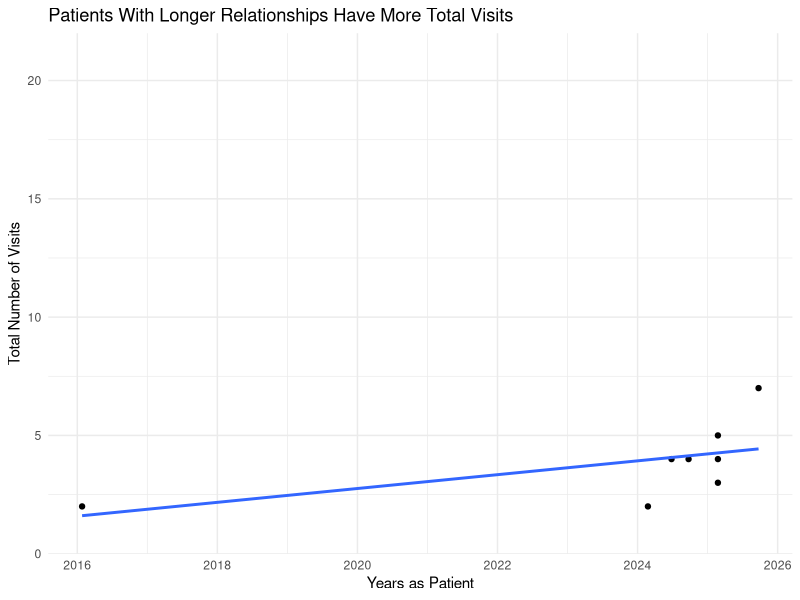

Generate this figure with R:
library(ggplot2)
library(dplyr)

patients <- read.csv("Fake Data For Final Project - Fake Patient Info.csv")
appointments <- read.csv("Fake Data For Final Project - Fake Appointment Info.csv")

getwd()
list.files()

colnames(patients)
colnames(appointments)

appointments$Appt.Date <- as.Date(appointments$Appt.Date)

patient_summary <- appointments %>%
  group_by(Patient.Name) %>%
  summarise(
    FirstVisit = min(Appt.Date),
    TotalVisits = n()
  )

patient_summary$LengthWithUs <- as.numeric(
  difftime(Sys.Date(), patient_summary$FirstVisit, units = "days")
) / 365.25

ggplot(patient_summary, aes(x = LengthWithUs, y = TotalVisits)) +
  geom_point() +
  geom_smooth(method = "lm", se = FALSE) +
  labs(
    title = "Patients With Longer Relationships Have More Total Visits",
    x = "Years as Patient",
    y = "Total Number of Visits"
  ) +
  theme_minimal()
